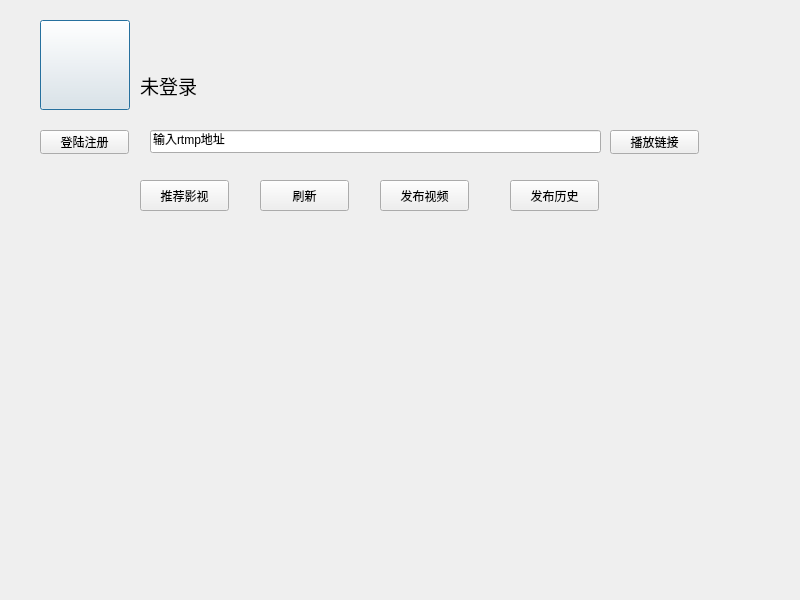
<?xml version="1.0" encoding="UTF-8"?>
<ui version="4.0">
 <class>OnlineDialog</class>
 <widget class="QDialog" name="OnlineDialog">
  <property name="geometry">
   <rect>
    <x>0</x>
    <y>0</y>
    <width>800</width>
    <height>600</height>
   </rect>
  </property>
  <property name="minimumSize">
   <size>
    <width>800</width>
    <height>600</height>
   </size>
  </property>
  <property name="maximumSize">
   <size>
    <width>800</width>
    <height>600</height>
   </size>
  </property>
  <property name="windowTitle">
   <string>Dialog</string>
  </property>
  <widget class="QPushButton" name="pb_icon">
   <property name="geometry">
    <rect>
     <x>40</x>
     <y>20</y>
     <width>90</width>
     <height>90</height>
    </rect>
   </property>
   <property name="text">
    <string/>
   </property>
  </widget>
  <widget class="QLabel" name="lb_name">
   <property name="geometry">
    <rect>
     <x>140</x>
     <y>70</y>
     <width>300</width>
     <height>30</height>
    </rect>
   </property>
   <property name="font">
    <font>
     <pointsize>14</pointsize>
    </font>
   </property>
   <property name="text">
    <string>未登录</string>
   </property>
  </widget>
  <widget class="QPushButton" name="pb_login">
   <property name="geometry">
    <rect>
     <x>40</x>
     <y>130</y>
     <width>89</width>
     <height>24</height>
    </rect>
   </property>
   <property name="text">
    <string>登陆注册</string>
   </property>
  </widget>
  <widget class="QLineEdit" name="le_rtmp">
   <property name="geometry">
    <rect>
     <x>150</x>
     <y>130</y>
     <width>451</width>
     <height>23</height>
    </rect>
   </property>
   <property name="text">
    <string>输入rtmp地址</string>
   </property>
  </widget>
  <widget class="QPushButton" name="pb_rtmpPlay">
   <property name="geometry">
    <rect>
     <x>610</x>
     <y>130</y>
     <width>89</width>
     <height>24</height>
    </rect>
   </property>
   <property name="text">
    <string>播放链接</string>
   </property>
  </widget>
  <widget class="QPushButton" name="pb_video">
   <property name="geometry">
    <rect>
     <x>140</x>
     <y>180</y>
     <width>89</width>
     <height>31</height>
    </rect>
   </property>
   <property name="text">
    <string>推荐影视</string>
   </property>
  </widget>
  <widget class="QPushButton" name="pb_fresh">
   <property name="geometry">
    <rect>
     <x>260</x>
     <y>180</y>
     <width>89</width>
     <height>31</height>
    </rect>
   </property>
   <property name="text">
    <string>刷新</string>
   </property>
  </widget>
  <widget class="QPushButton" name="pb_upload">
   <property name="geometry">
    <rect>
     <x>380</x>
     <y>180</y>
     <width>89</width>
     <height>31</height>
    </rect>
   </property>
   <property name="text">
    <string>发布视频</string>
   </property>
  </widget>
  <widget class="QPushButton" name="pb_uploadHistory">
   <property name="geometry">
    <rect>
     <x>510</x>
     <y>180</y>
     <width>89</width>
     <height>31</height>
    </rect>
   </property>
   <property name="text">
    <string>发布历史</string>
   </property>
  </widget>
  <widget class="QStackedWidget" name="stackedWidget">
   <property name="geometry">
    <rect>
     <x>0</x>
     <y>219</y>
     <width>800</width>
     <height>380</height>
    </rect>
   </property>
   <property name="currentIndex">
    <number>0</number>
   </property>
   <widget class="QWidget" name="page_video">
    <widget class="VideoCoverWidget" name="pb_play1" native="true">
     <property name="geometry">
      <rect>
       <x>10</x>
       <y>30</y>
       <width>140</width>
       <height>100</height>
      </rect>
     </property>
    </widget>
    <widget class="VideoCoverWidget" name="pb_play2" native="true">
     <property name="geometry">
      <rect>
       <x>170</x>
       <y>30</y>
       <width>140</width>
       <height>100</height>
      </rect>
     </property>
    </widget>
    <widget class="VideoCoverWidget" name="pb_play3" native="true">
     <property name="geometry">
      <rect>
       <x>330</x>
       <y>30</y>
       <width>140</width>
       <height>100</height>
      </rect>
     </property>
    </widget>
    <widget class="VideoCoverWidget" name="pb_play4" native="true">
     <property name="geometry">
      <rect>
       <x>490</x>
       <y>30</y>
       <width>140</width>
       <height>100</height>
      </rect>
     </property>
    </widget>
    <widget class="VideoCoverWidget" name="pb_play5" native="true">
     <property name="geometry">
      <rect>
       <x>650</x>
       <y>30</y>
       <width>140</width>
       <height>100</height>
      </rect>
     </property>
    </widget>
    <widget class="VideoCoverWidget" name="pb_play9" native="true">
     <property name="geometry">
      <rect>
       <x>490</x>
       <y>210</y>
       <width>140</width>
       <height>100</height>
      </rect>
     </property>
    </widget>
    <widget class="VideoCoverWidget" name="pb_play6" native="true">
     <property name="geometry">
      <rect>
       <x>10</x>
       <y>210</y>
       <width>140</width>
       <height>100</height>
      </rect>
     </property>
    </widget>
    <widget class="VideoCoverWidget" name="pb_play8" native="true">
     <property name="geometry">
      <rect>
       <x>330</x>
       <y>210</y>
       <width>140</width>
       <height>100</height>
      </rect>
     </property>
    </widget>
    <widget class="VideoCoverWidget" name="pb_play7" native="true">
     <property name="geometry">
      <rect>
       <x>170</x>
       <y>210</y>
       <width>140</width>
       <height>100</height>
      </rect>
     </property>
    </widget>
    <widget class="VideoCoverWidget" name="pb_play10" native="true">
     <property name="geometry">
      <rect>
       <x>650</x>
       <y>210</y>
       <width>140</width>
       <height>100</height>
      </rect>
     </property>
    </widget>
   </widget>
   <widget class="QWidget" name="page_2"/>
  </widget>
 </widget>
 <customwidgets>
  <customwidget>
   <class>VideoCoverWidget</class>
   <extends>QWidget</extends>
   <header>videocoverwidget.h</header>
   <container>1</container>
  </customwidget>
 </customwidgets>
 <resources/>
 <connections/>
</ui>
